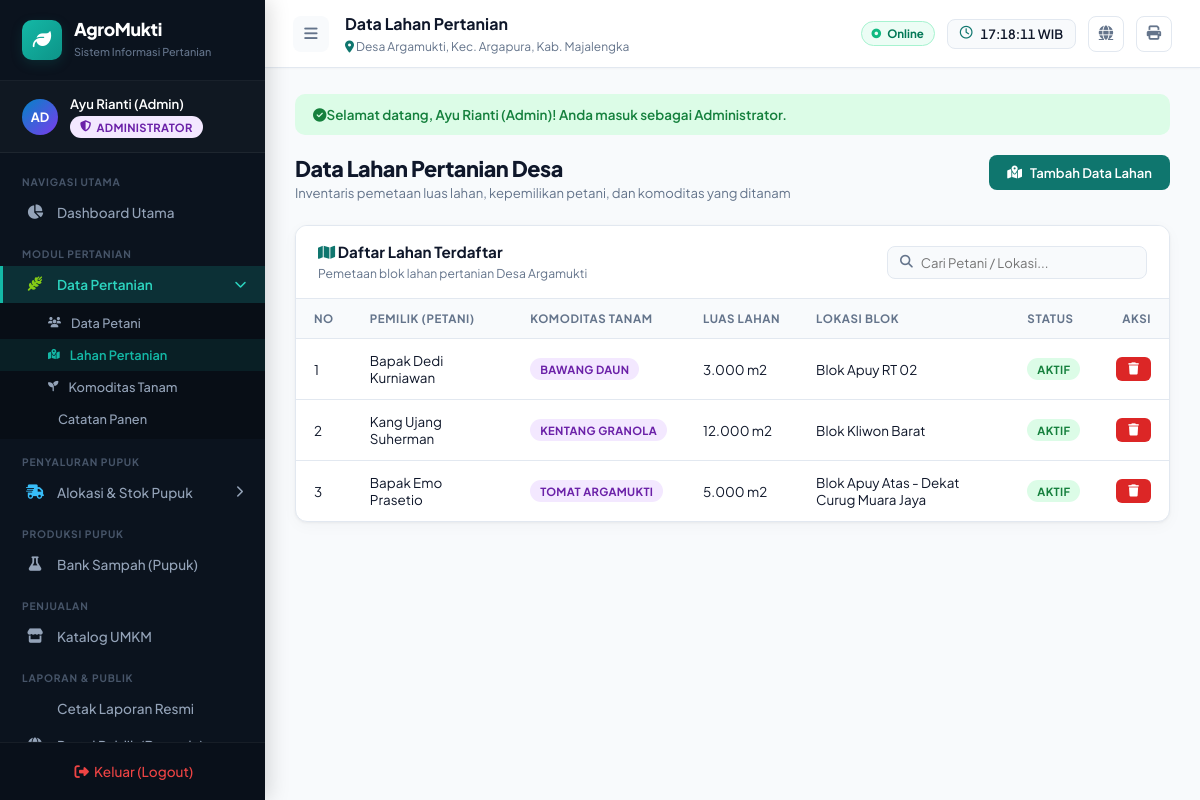
The page /lahan.php (signed in) on the database its author committed.
### tables this page shows
CREATE TABLE IF NOT EXISTS lahan (
    id INT AUTO_INCREMENT PRIMARY KEY,
    petani_id INT NOT NULL,
    komoditas_id INT NOT NULL,
    luas DECIMAL(12,2) NOT NULL DEFAULT 0,
    satuan VARCHAR(20) NOT NULL DEFAULT 'm2',
    lokasi TEXT,
    status ENUM('aktif', 'nonaktif') NOT NULL DEFAULT 'aktif',
    CONSTRAINT fk_lahan_petani FOREIGN KEY (petani_id) REFERENCES petani(id) ON UPDATE CASCADE ON DELETE RESTRICT,
    CONSTRAINT fk_lahan_komoditas FOREIGN KEY (komoditas_id) REFERENCES komoditas(id) ON UPDATE CASCADE ON DELETE RESTRICT
);

CREATE TABLE IF NOT EXISTS petani (
    id INT AUTO_INCREMENT PRIMARY KEY,
    nama VARCHAR(100) NOT NULL,
    nik VARCHAR(20) NOT NULL UNIQUE,
    alamat TEXT,
    no_hp VARCHAR(20),
    status ENUM('aktif', 'nonaktif') NOT NULL DEFAULT 'aktif'
);

CREATE TABLE IF NOT EXISTS komoditas (
    id INT AUTO_INCREMENT PRIMARY KEY,
    nama VARCHAR(100) NOT NULL,
    deskripsi TEXT,
    dosis_pupuk_per_ha DECIMAL(10,2) NOT NULL DEFAULT 5.0,
    status ENUM('aktif', 'nonaktif') NOT NULL DEFAULT 'aktif'
);

### config.php (called while the page is built, shortened)
<?php
if (!function_exists('formatNumber')) {
    function formatNumber($angka, $decimals = 0) {
        return number_format($angka, $decimals, ',', '.');
    }
}
if (!function_exists('getFlash')) {
    function getFlash() {
        if (isset($_SESSION['flash'])) {
            $flash = $_SESSION['flash'];
            return $flash;
        }
        return null;
    }
}
?>

### lahan.php (the view, shortened to what this page needs)
<?php
include 'config.php';
$page_title = "Data Lahan Pertanian";
$lahan_list = $conn->query("
    SELECT l.*, p.nama as nama_petani, k.nama as nama_komoditas
    FROM lahan l
    JOIN petani p ON l.petani_id = p.id
    JOIN komoditas k ON l.komoditas_id = k.id
    ORDER BY l.id DESC
");
include 'includes/header.php';
$flash = getFlash();
?>
<?php if ($flash): ?>
    <div style="padding:12px 18px; background: <?= $flash['type'] == 'success' ? '#dcfce7' : '#fee2e2' ?>; color: <?= $flash['type'] == 'success' ? '#15803d' : '#b91c1c' ?>; border-radius:10px; margin-bottom:20px; font-weight:600; font-size:0.84rem;">
        <i class="fa-solid <?= $flash['type'] == 'success' ? 'fa-circle-check' : 'fa-circle-exclamation' ?> me-2"></i><?= $flash['message'] ?>
    </div>
<?php endif; ?>
<div class="page-header">
    <div>
        <h3>Data Lahan Pertanian Desa</h3>
        <p>Inventaris pemetaan luas lahan, kepemilikan petani, dan komoditas yang ditanam</p>
    </div>
    <button class="btn btn-primary" onclick="openModal('modalLahan')">
        <i class="fa-solid fa-map-location-dot"></i> Tambah Data Lahan
    </button>
</div>
<div class="card">
    <div class="card-header">
        <div>
            <h4 class="card-title"><i class="fa-solid fa-map me-2" style="color:var(--primary);"></i> Daftar Lahan Terdaftar</h4>
            <span class="card-subtitle">Pemetaan blok lahan pertanian Desa Argamukti</span>
        </div>
        <div class="search-input">
            <i class="fa-solid fa-magnifying-glass"></i>
            <input type="text" id="searchLahan" placeholder="Cari Petani / Lokasi..." onkeyup="filterTable('searchLahan', 'tableLahan')">
        </div>
    </div>
    <div class="table-wrapper">
        <table class="data-table" id="tableLahan">
            <thead>
                <tr>
                    <th>No</th>
                    <th>Pemilik (Petani)</th>
                    <th>Komoditas Tanam</th>
                    <th>Luas Lahan</th>
                    <th>Lokasi Blok</th>
                    <th>Status</th>
                    <th style="text-align:right;">Aksi</th>
                </tr>
            </thead>
            <tbody>
                <?php
                $no = 1;
                while ($row = $lahan_list->fetch_assoc()):
                ?>
                <tr>
                    <td><?= $no++ ?></td>
                    <td class="fw-bold"><?= htmlspecialchars($row['nama_petani']) ?></td>
                    <td><span class="badge badge-purple"><?= htmlspecialchars($row['nama_komoditas']) ?></span></td>
                    <td><span class="fw-bold"><?= formatNumber($row['luas'], 0) ?></span> <?= $row['satuan'] ?></td>
                    <td><?= htmlspecialchars($row['lokasi']) ?></td>
                    <td>
                        <span class="badge <?= $row['status'] === 'aktif' ? 'badge-success' : 'badge-danger' ?>">
                            <?= strtoupper($row['status']) ?>
                        </span>
                    </td>
                    <td style="text-align:right;">
                        <a href="lahan.php?delete=<?= $row['id'] ?>" class="btn btn-sm btn-danger" onclick="return confirm('Yakin hapus lahan ini?')">
                            <i class="fa-solid fa-trash"></i>
                        </a>
                    </td>
                </tr>
                <?php endwhile; ?>
            </tbody>
        </table>
    </div>
</div>
<?php include 'includes/footer.php'; ?>

### includes/header.php (shortened to what this page needs)
<!DOCTYPE html>
<html lang="id">
<head>
    <link rel="stylesheet" href="https://cdnjs.cloudflare.com/ajax/libs/font-awesome/6.5.0/css/all.min.css">
    <link rel="stylesheet" href="assets/css/style.css">
</head>
<body>
<?php include 'includes/sidebar.php'; ?>
<div class="main-wrapper" id="main-wrapper">
    <header class="topbar">
        <button class="hamburger" id="hamburger" onclick="toggleSidebar()">
            <i class="fa-solid fa-bars"></i>
        </button>
        <div class="topbar-breadcrumb">
            <h5><?= $page_title ?? 'Dashboard Integrasi' ?></h5>
            <span class="sub"><i class="fa-solid fa-location-dot me-1" style="color:var(--primary);"></i> Desa Argamukti, Kec. Argapura, Kab. Majalengka</span>
        </div>
        <div class="topbar-right">
            <div style="display:inline-flex; align-items:center; gap:6px; padding:4px 10px; background:#ecfdf5; border:1px solid #a7f3d0; border-radius:20px; font-size:0.72rem; font-weight:700; color:#047857;">
                <i class="fa-solid fa-circle-dot" style="font-size:0.6rem; color:#10b981;"></i> Online
            </div>
            <div class="topbar-clock">
                <i class="fa-regular fa-clock"></i>
                <span id="live-clock">--:--:--</span>
            </div>
            <a href="index.php" target="_blank" class="topbar-btn" title="Lihat Halaman Publik Beranda">
                <i class="fa-solid fa-globe"></i>
            </a>
            <button class="topbar-btn" onclick="window.print()" title="Cetak Dokumen">
                <i class="fa-solid fa-print"></i>
            </button>
        </div>
    </header>
    <main class="content">

### includes/sidebar.php (shortened to what this page needs)
<?php
$user_nama = $_SESSION['nama'] ?? $_SESSION['admin'] ?? 'Pengguna Desa';
$user_role = $_SESSION['role'] ?? 'petugas';
$current_page = basename($_SERVER['PHP_SELF']);
$role_labels = [
    'admin'   => ['Administrator',  'AD', 'badge-purple', 'fa-shield-halved'],
    'petugas' => ['Petugas Lapangan', 'PL', 'badge-success', 'fa-user-tie']
];
$role_badge = $role_labels[$user_role] ?? ['Pengguna', 'PN', 'badge-secondary', 'fa-user'];
$is_admin = ($user_role === 'admin');
?>
<aside class="sidebar" id="sidebar">
    <div class="sidebar-logo">
        <div class="logo-icon"><i class="fa-solid fa-leaf"></i></div>
        <div class="logo-text">
            <h2>AgroMukti</h2>
            <small>Sistem Informasi Pertanian</small>
        </div>
    </div>
    <div class="sidebar-admin">
        <div class="admin-avatar"><?= $role_badge[1] ?></div>
        <div class="admin-info">
            <h6><?= htmlspecialchars($user_nama) ?></h6>
            <span class="badge <?= $role_badge[2] ?>"><i class="fa-solid <?= $role_badge[3] ?>"></i> <?= $role_badge[0] ?></span>
        </div>
    </div>
    <nav class="sidebar-nav">
        <div class="nav-label">Navigasi Utama</div>
        <a href="dashboard.php" class="nav-item <?= ($current_page == 'dashboard.php') ? 'active' : '' ?>">
            <i class="fa-solid fa-chart-pie nav-icon"></i> Dashboard Utama
        </a>
        <div class="nav-label">Modul Pertanian</div>
        <?php $pertanian_active = in_array($current_page, ['petani.php', 'lahan.php', 'komoditas.php', 'panen.php']); ?>
        <div class="nav-item has-submenu <?= $pertanian_active ? 'active open' : '' ?>" onclick="toggleSubmenu('sub-pertanian', this)">
            <i class="fa-solid fa-wheat-awn nav-icon" style="color:#84cc16;"></i> Data Pertanian
            <i class="fa-solid fa-chevron-right submenu-caret"></i>
        </div>
        <div class="sidebar-submenu <?= $pertanian_active ? 'show' : '' ?>" id="sub-pertanian">
            <a href="petani.php" class="submenu-item <?= ($current_page == 'petani.php') ? 'active' : '' ?>">
                <i class="fa-solid fa-users"></i> Data Petani
            </a>
            <a href="lahan.php" class="submenu-item <?= ($current_page == 'lahan.php') ? 'active' : '' ?>">
                <i class="fa-solid fa-map-location-dot"></i> Lahan Pertanian
            </a>
            <?php if ($is_admin): ?>
            <a href="komoditas.php" class="submenu-item <?= ($current_page == 'komoditas.php') ? 'active' : '' ?>">
                <i class="fa-solid fa-seedling"></i> Komoditas Tanam
            </a>
            <?php endif; ?>
            <a href="panen.php" class="submenu-item <?= ($current_page == 'panen.php') ? 'active' : '' ?>">
                <i class="fa-solid fa-wheat-harvest"></i> Catatan Panen
            </a>
        </div>
        <div class="nav-label">Penyaluran Pupuk</div>
        <?php $pupuk_active = in_array($current_page, ['produk_pupuk.php', 'stok_pupuk.php', 'mutasi_stok.php', 'permintaan_pupuk.php', 'distribusi_pupuk.php']); ?>
        <div class="nav-item has-submenu <?= $pupuk_active ? 'active open' : '' ?>" onclick="toggleSubmenu('sub-pupuk', this)">
            <i class="fa-solid fa-truck-fast nav-icon" style="color:#38bdf8;"></i> Alokasi & Stok Pupuk
            <i class="fa-solid fa-chevron-right submenu-caret"></i>
        </div>
        <div class="nav-label">Produksi Pupuk</div>
        <?php if ($is_admin): ?>
            <a href="kkm_buat_pupuk.php" class="nav-item <?= ($current_page == 'kkm_buat_pupuk.php') ? 'active' : '' ?>">
                <i class="fa-solid fa-flask nav-icon"></i> Bank Sampah (Pupuk)
            </a>
            <div class="nav-label">Penjualan</div>
            <a href="kkm_umkm.php" class="nav-item <?= (in_array($current_page, ['kkm_umkm.php', 'kkm_tambah_umkm.php'])) ? 'active' : '' ?>">
            <i class="fa-solid fa-store nav-icon"></i> Katalog UMKM
        </a>
        <?php endif; ?>
        <div class="nav-label">Laporan & Publik</div>
        <?php if ($is_admin): ?>
        <a href="laporan.php" class="nav-item <?= ($current_page == 'laporan.php') ? 'active' : '' ?>">
            <i class="fa-solid fa-file-chart-pie nav-icon"></i> Cetak Laporan Resmi
        </a>
        <?php endif; ?>
        <a href="index.php" target="_blank" class="nav-item">
            <i class="fa-solid fa-globe nav-icon"></i> Portal Publik (Beranda)
        </a>
    </nav>
    <div class="sidebar-footer">
        <a href="logout.php" class="nav-item" style="color: #ef4444; border-left: none; padding: 6px 0; display:block; text-align:center;">
            <i class="fa-solid fa-right-from-bracket nav-icon"></i> Keluar (Logout)
        </a>
    </div>
</aside>

### includes/footer.php (shortened to what this page needs)
    </main>
</div>
</body>
</html>

### rows shown on the page
lahan: petani.nama "Bapak Dedi Kurniawan", komoditas.nama "BAWANG DAUN", luas "3.000", satuan "m2", lokasi "Blok Apuy RT 02", status "AKTIF"
lahan: petani.nama "Kang Ujang Suherman", komoditas.nama "KENTANG GRANOLA", luas "12.000", satuan "m2", lokasi "Blok Kliwon Barat", status "AKTIF"
lahan: petani.nama "Bapak Emo Prasetio", komoditas.nama "TOMAT ARGAMUKTI", luas "5.000", satuan "m2", lokasi "Blok Apuy Atas - Dekat Curug Muara Jaya", status "AKTIF"

### other values the page prints
$role_badge[1] "AD"
$user_nama "Ayu Rianti (Admin)"
$role_badge[0] "ADMINISTRATOR"
$page_title "Data Lahan Pertanian"
$flash['message'] "Selamat datang, Ayu Rianti (Admin)! Anda masuk sebagai Administrator."
